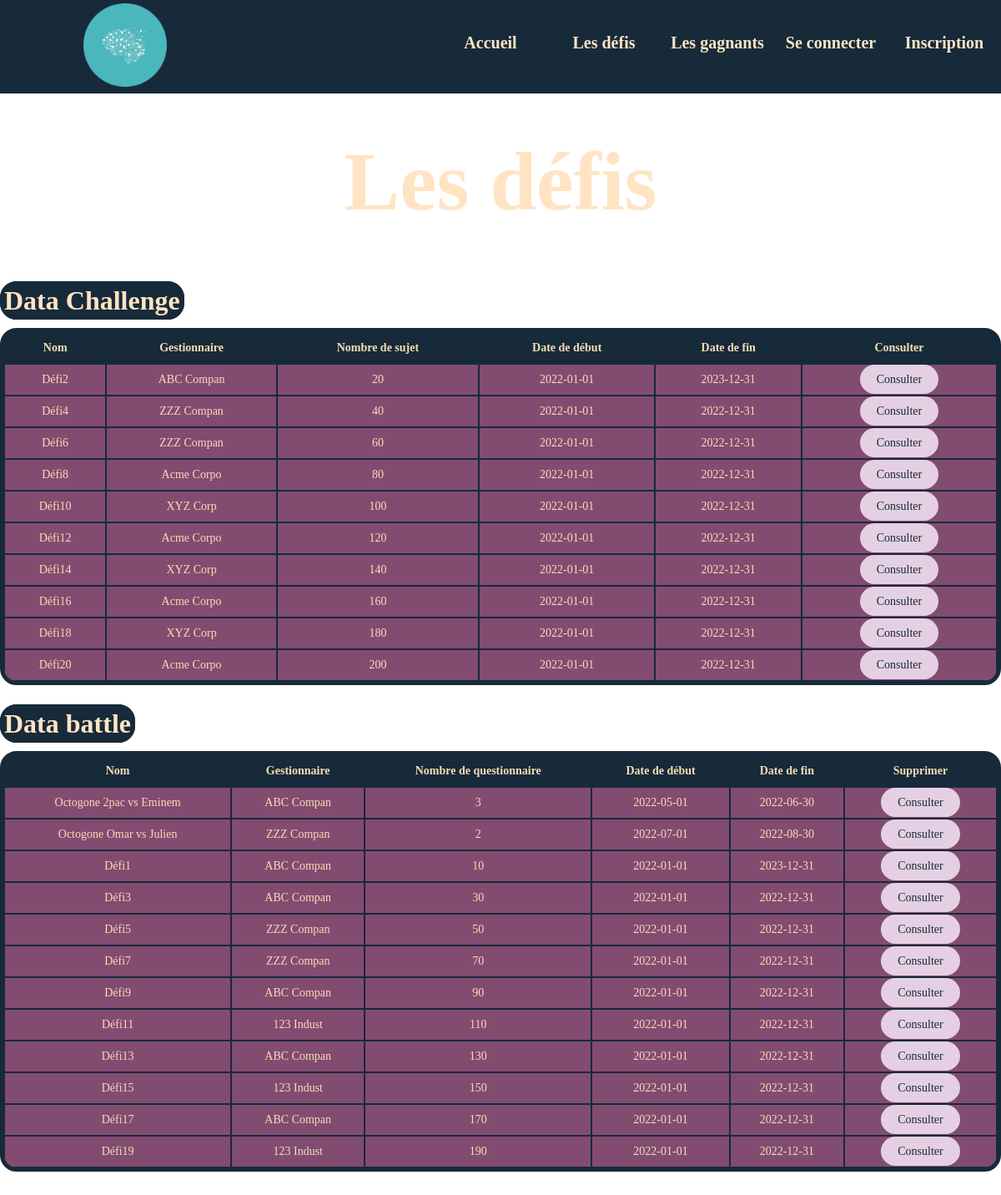
Page /php/datainfo.php on the earlier database version.
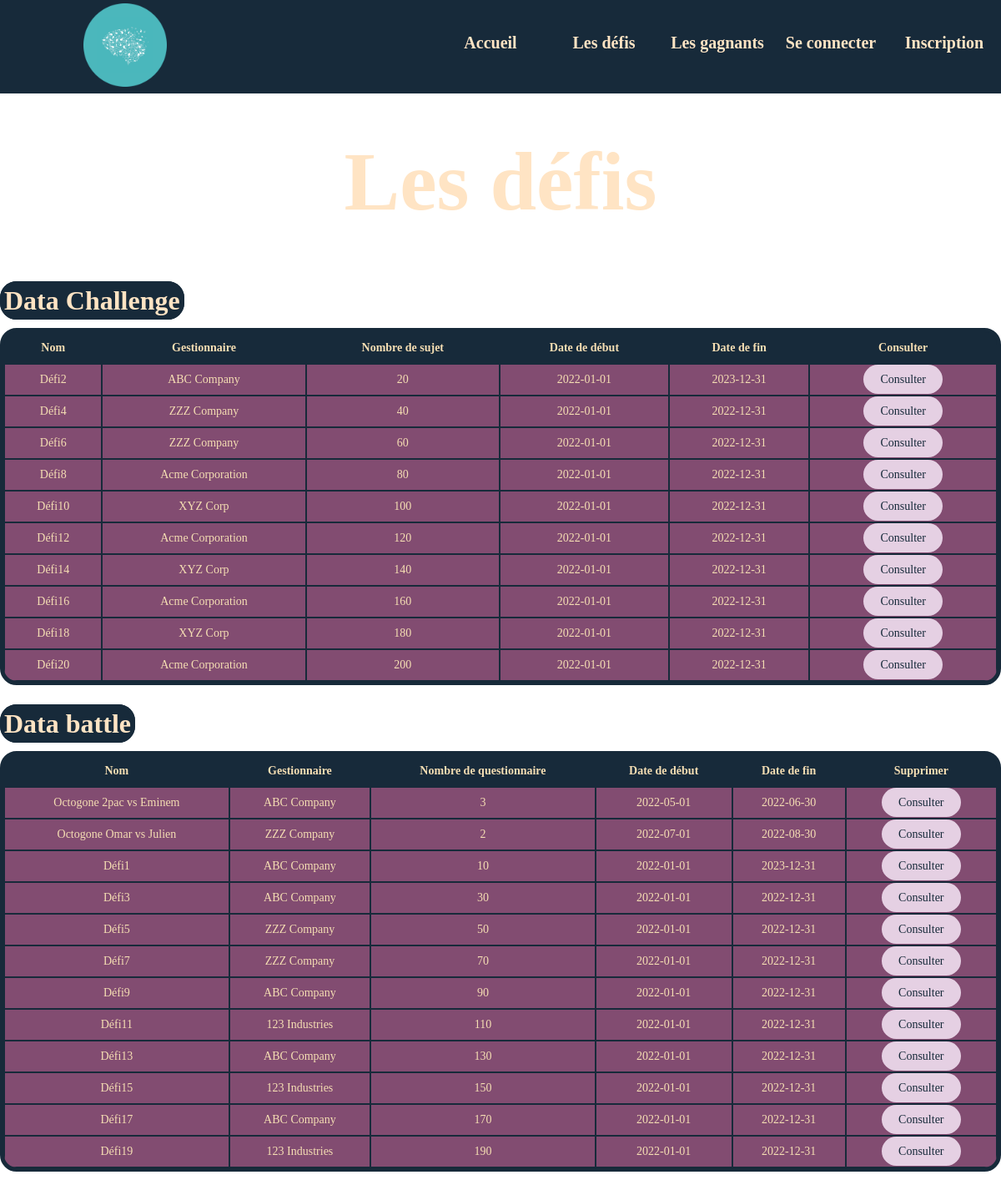
Same page on the later database version.
### tables this page shows
CREATE TABLE DataDefi(
    idDataDefi INTEGER PRIMARY KEY AUTO_INCREMENT,
    idGestionnaire INTEGER,
    typeD VARCHAR(50),
    nombreSujet INTEGER,
    nombreQuestionnaire INTEGER,
    nom TEXT,
    dateDebut DATE DEFAULT (CURRENT_DATE),
    dateFIN DATE,
    descriptionD TEXT,
    
    FOREIGN KEY (idGestionnaire) REFERENCES Gestionnaire (idLogin) ON DELETE SET NULL
);

CREATE TABLE Gestionnaire(
    idLogin INTEGER PRIMARY KEY,
    nom VARCHAR(50),
    prenom VARCHAR(50),
    entreprise VARCHAR(255),
    telephone VARCHAR(10),
    mail VARCHAR(255),
    dateDebut DATE DEFAULT (CURRENT_DATE),
    dateFin DATE,
    FOREIGN KEY (idLogin) REFERENCES Login (idLogin) ON DELETE CASCADE
);

### php/fonctionGetBDD.php (called while the page is built, shortened)
<?php
function getGestionnaireParId($connexion, $idGestionnaire)
{
    try {
        $query = "SELECT Gestionnaire.idLogin, Gestionnaire.nom, Gestionnaire.prenom, Gestionnaire.entreprise, Gestionnaire.telephone, Gestionnaire.mail, Gestionnaire.dateDebut, Gestionnaire.dateFin, Login.nomUtilisateur
                  FROM Gestionnaire
                  INNER JOIN Login ON Gestionnaire.idLogin = Login.idLogin
                  WHERE Gestionnaire.idLogin = ?";
        $idLogin = $nom = $prenom = $entreprise = $telephone = $mail = $dateDebut = $dateFin = $nomUtilisateur = null;
        $stmt = $connexion->prepare($query);
        $stmt->bind_param("i", $idGestionnaire);
        $stmt->execute();
        $stmt->bind_result($idLogin, $nom, $prenom, $entreprise, $telephone, $mail, $dateDebut, $dateFin, $nomUtilisateur);
        $gestionnaire = array(
            "idLogin" => $idLogin,
            "nom" => $nom,
            "prenom" => $prenom,
            "entreprise" => $entreprise,
            "telephone" => $telephone,
            "mail" => $mail,
            "dateDebut" => $dateDebut,
            "dateFin" => $dateFin,
            "nomUtilisateur" => $nomUtilisateur
        );
        return $gestionnaire;
    } catch (Exception $e) {
        echo "Une erreur est survenue : " . $e->getMessage();
        return null;
    }
}
function getAllDataChallenge($connexion)
{
    $query = "SELECT idDataDefi, idGestionnaire, typeD, nombreSujet, nombreQuestionnaire, nom, dateDebut, dateFin FROM DataDefi WHERE typeD = 'Challenge'";
    try {
        $stmt = $connexion->prepare($query);
        $stmt->execute();
        $stmt->bind_result($idDataDefi, $idGestionnaire, $typeD, $nombreSujet, $nombreQuestionnaire, $nom, $dateDebut, $dateFin);
        $tableDataDefi = array();
        while ($stmt->fetch()) {
            $dataDefi = array(
                "idDataDefi" => $idDataDefi,
                "idGestionnaire" => $idGestionnaire,
                "typeD" => $typeD,
                "nombreSujet" => $nombreSujet,
                "nombreQuestionnaire" => $nombreQuestionnaire,
                "nom" => $nom,
                "dateDebut" => $dateDebut,
                "dateFin" => $dateFin
            );
            $tableDataDefi[] = $dataDefi;
        }
        return $tableDataDefi;
    } catch (Exception $e) {
        echo "Une erreur est survenue : " . $e->getMessage();
        return null;
    }
}
function getAllDataBattle($connexion)
{
    $query = "SELECT idDataDefi, idGestionnaire, typeD, nombreSujet, nombreQuestionnaire, nom, dateDebut, dateFin FROM DataDefi WHERE typeD = 'Battle'";
    try {
        $stmt = $connexion->prepare($query);
        $stmt->execute();
        $stmt->bind_result($idDataDefi, $idGestionnaire, $typeD, $nombreSujet, $nombreQuestionnaire, $nom, $dateDebut, $dateFin);
        $tableDataDefi = array();
        while ($stmt->fetch()) {
            $dataDefi = array(
                "idDataDefi" => $idDataDefi,
                "idGestionnaire" => $idGestionnaire,
                "typeD" => $typeD,
                "nombreSujet" => $nombreSujet,
                "nombreQuestionnaire" => $nombreQuestionnaire,
                "nom" => $nom,
                "dateDebut" => $dateDebut,
                "dateFin" => $dateFin
            );
            $tableDataDefi[] = $dataDefi;
        }
        return $tableDataDefi;
    } catch (Exception $e) {
        echo "Une erreur est survenue : " . $e->getMessage();
        return null;
    }
}
?>

### php/datainfo.php (the view, shortened to what this page needs)
<!DOCTYPE html>
<html>
<head>
    <link rel="stylesheet" type="text/css" href="../css/datainfo.css">
</head>
<body>
    <?php
    require 'navbar.php';
    require_once 'fonctionCreateBDD.php';
    require_once 'fonctionGetBDD.php';
    ?>
    <h1 class="titre">Les défis</h1>
    <?php
    $connexion = connect($usernamedb, $passworddb, $dbname);
    $challenges = getAllDataChallenge($connexion);
    echo "<div class='divElement'> ";
    echo '<div class="divTitre">';
    echo '<h2 class= "titre2">Data Challenge</h2>';
    echo '</div>';
    if ($challenges) {
        $connexion = connect($usernamedb, $passworddb, $dbname);
        echo '<table class="table">';
        echo "<tr><th>Nom</th><th>Gestionnaire</th><th>Nombre de sujet</th><th>Date de début</th><th>Date de fin</th><th>Consulter</th></tr>";
        foreach ($challenges as $challenge) {
            echo "<tr id='login_" . $challenge['idDataDefi'] . "'>";
            echo "<td>" . $challenge['nom'] . "</td>";
            $gestionnaire = getGestionnaireParId($connexion, $challenge['idGestionnaire']);
            echo "<td>" . $gestionnaire['entreprise'] . "</td>";
            echo "<td>" . $challenge['nombreSujet'] . "</td>";
            echo "<td>" . $challenge['dateDebut'] . "</td>";
            if ($challenge['dateFin'] < date("Y-m-d")) {
                echo "<td class = 'dateFin'>" . $challenge['dateFin'] . "</td>";
            } else {
                echo "<td>" . $challenge['dateFin'] . "</td>";
            }
            echo "<td ><a class='consulterBtn' href=\"consulter.php?idData=".$challenge['idDataDefi']."\">Consulter</a></td>";
            echo "</tr>";
        }
        echo "</table>";
    } else {
        echo "<div class='divErreur'>";
        echo "<p class='vide'>Aucune Data Battle</p>";
        echo "</div>";
    }
    echo "</div>";
    $connexion = connect($usernamedb, $passworddb, $dbname);
    $battles = getAllDataBattle($connexion);
    echo "<div class='divElement'> ";
    echo '<h2 class= "titre2">Data battle</h2>';
    if ($battles) {
        $connexion = connect($usernamedb, $passworddb, $dbname);
        echo '<table class="table">';
        echo "<tr><th>Nom</th><th>Gestionnaire</th><th>Nombre de questionnaire</th><th>Date de début</th><th>Date de fin</th><th>Supprimer</th></tr>";
        foreach ($battles as $battle) {
            echo "<tr id='login_" . $battle['idDataDefi'] . "'>";
            echo "<td>" . $battle['nom'] . "</td>";
            $gestionnaire = getGestionnaireParId($connexion, $battle['idGestionnaire']);
            echo "<td>" . $gestionnaire['entreprise'] . "</td>";
            echo "<td>" . $battle['nombreQuestionnaire'] . "</td>";
            echo "<td>" . $battle['dateDebut'] . "</td>";
            if ($battle['dateFin'] < date("Y-m-d")) {
                echo "<td class = 'dateFin'>" . $battle['dateFin'] . "</td>";
            } else {
                echo "<td>" . $battle['dateFin'] . "</td>";
            }
            echo "<td><a class='consulterBtn' href=\"consulter.php?idData=".$battle['idDataDefi']."\">Consulter</a></td>";
            echo "</tr>";
        }
        echo "</table>";
    } else {
        echo "<div class='divErreur'>";
        echo "<p class='vide'>Aucun Data Challenge</p>";
        echo "</div>";
    }
    echo "</div>";
    ?>
</body>
</html>

### php/navbar.php (shortened to what this page needs)
<head>
    <link rel="stylesheet" type="text/css" href="/css/navbar.css" />
</head>
<header>
    <?php
    require_once 'fonctionGetBDD.php';
    ?>
    <div id="navbar">
        <div class="top">
            <div class="divLogo">
                <a href="/index.php"><img class="logo" src="/images/iapau_round.png" alt="Logo"> </a>
            </div>
            <div class="droite">
                <nav class="navbar">
                    <ul class="menu">
                        <li><a class="hover-underline-animation" href="/index.php">Accueil</a></li>
                        <?php
                        if (empty($_SESSION['type'])) {
                            echo '<li><a class="hover-underline-animation" href="/php/datainfo.php">Les défis</a></li>';
                            echo '<li><a class="hover-underline-animation" href="/php/gagnants.php">Les gagnants</a></li>';
                            echo '<li><a class="hover-underline-animation" href="/php/connexion.php">Se connecter</a></li>';
                            echo '<li><a class="hover-underline-animation" href="/php/register.php">Inscription</a></li>';
                        }
                        ?>
                    </ul>
                </nav>
            </div>
        </div>
    </div>
</header>

### css/datainfo.css (style rules this page uses)
body { background-image: url(../images/image.jpg); background-repeat: repeat; background-size: contain; }
.titre { margin-top: 1.6em; text-align: center; font-size: 100px; color: bisque; }
.table { margin-top: 1em; width: 100%; font-size: 14px; background-color: #172A3A; border-collapse: separate; border-radius: 20px; overflow: hidden; border-spacing: 0; text-align: center; border: 5px solid #172A3A; margin-bottom: 2em; }
.table th, .table td { border: 1px solid #172A3A; padding: 10px; color: wheat; }
.table td { background-color: #824C71; }
.table tr:nth-child(even) { background-color: #824C71; }
.titre2 { margin-top: 1.6em; color: bisque; font-size: 2em; background-color: #172A3A; display: inline; border-radius: 20px; border: 5px solid #172A3A; }
.divElement { margin-top: 1em; }
.consulterBtn { border-radius: 20px; padding: 10px 20px; background-color: #E5D0E3; color: #172A3A; border: none; cursor: pointer; text-decoration: none; }

### css/navbar.css (style rules this page uses)
.menu { display: flex; justify-content: center; flex-wrap: wrap; height: 10vh; }
.menu li { list-style-type: none; }
.menu a { min-width: 120px; margin: 0.5rem; padding: 1rem 0; text-align: center; text-decoration: none; font-weight: bold; font-size: 20px; }
.hover-underline-animation { display: inline-block; position: relative; color: bisque; }
.hover-underline-animation::after { content: ''; position: absolute; width: 100%; transform: scaleX(0); height: 2px; bottom: 0; left: 0; background-color: bisque; transform-origin: bottom right; transition: transform 0.25s ease-out; }
.top { display: flex; justify-content: space-between; align-items: center; }
.droite { display: flex; justify-content: flex-end; }
.logo { width: 100px; height: auto; margin-left: 100px; }
#navbar { overflow: hidden; position: fixed; top: 0; z-index: 10000; width: 100%; background-color: #172A3A; width: 100%; }
body { margin-top: 14vh; }
body { margin: 0; padding: 0; }

Differences in the rows shown:
changed through a linked row, datadefi "Défi2": idGestionnaire.entreprise "ABC Compan" → "ABC Company"
changed through a linked row, datadefi "Défi4": idGestionnaire.entreprise "ZZZ Compan" → "ZZZ Company"
changed through a linked row, datadefi "Défi6": idGestionnaire.entreprise "ZZZ Compan" → "ZZZ Company"
changed through a linked row, datadefi "Défi8": idGestionnaire.entreprise "Acme Corpo" → "Acme Corporation"
changed through a linked row, datadefi "Défi12": idGestionnaire.entreprise "Acme Corpo" → "Acme Corporation"
changed through a linked row, datadefi "Défi16": idGestionnaire.entreprise "Acme Corpo" → "Acme Corporation"
changed through a linked row, datadefi "Défi20": idGestionnaire.entreprise "Acme Corpo" → "Acme Corporation"
changed through a linked row, datadefi "Octogone 2pac vs Eminem": idGestionnaire.entreprise "ABC Compan" → "ABC Company"
changed through a linked row, datadefi "Octogone Omar vs Julien": idGestionnaire.entreprise "ZZZ Compan" → "ZZZ Company"
changed through a linked row, datadefi "Défi1": idGestionnaire.entreprise "ABC Compan" → "ABC Company"
changed through a linked row, datadefi "Défi3": idGestionnaire.entreprise "ABC Compan" → "ABC Company"
changed through a linked row, datadefi "Défi5": idGestionnaire.entreprise "ZZZ Compan" → "ZZZ Company"
changed through a linked row, datadefi "Défi7": idGestionnaire.entreprise "ZZZ Compan" → "ZZZ Company"
changed through a linked row, datadefi "Défi9": idGestionnaire.entreprise "ABC Compan" → "ABC Company"
changed through a linked row, datadefi "Défi11": idGestionnaire.entreprise "123 Indust" → "123 Industries"
changed through a linked row, datadefi "Défi13": idGestionnaire.entreprise "ABC Compan" → "ABC Company"
changed through a linked row, datadefi "Défi15": idGestionnaire.entreprise "123 Indust" → "123 Industries"
changed through a linked row, datadefi "Défi17": idGestionnaire.entreprise "ABC Compan" → "ABC Company"
changed through a linked row, datadefi "Défi19": idGestionnaire.entreprise "123 Indust" → "123 Industries"
